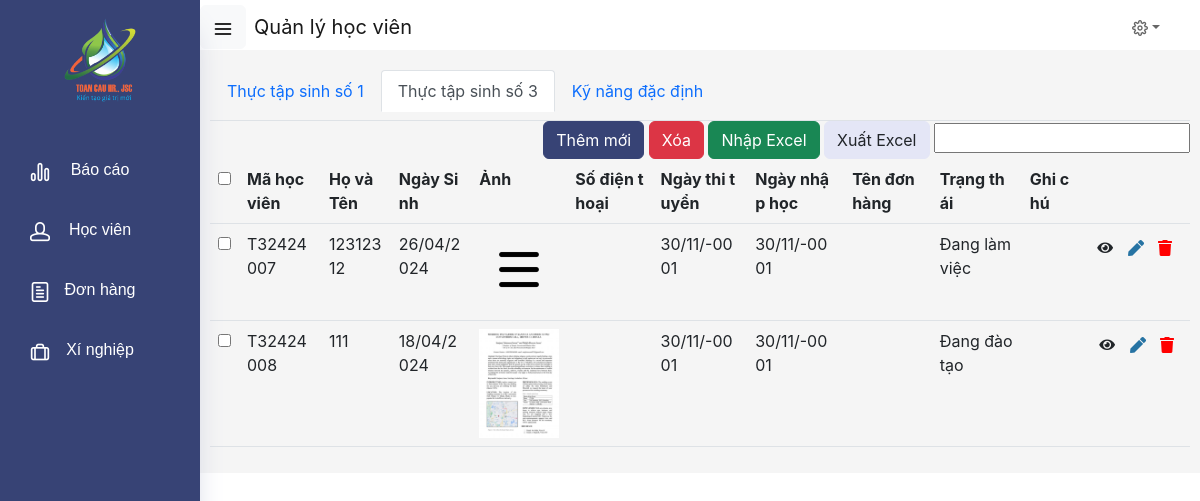
Screenshot of /index.php?type=3 (signed in) with the database file from the repository.
### tables this page shows
CREATE TABLE `student` (
  `mhv` varchar(9) NOT NULL,
  `ho_ten` varchar(50) DEFAULT NULL,
  `ngay_sinh` date DEFAULT NULL,
  `gioi_tinh` varchar(5) NOT NULL,
  `file_anh` varchar(200) NOT NULL,
  `ho_chieu` varchar(8) DEFAULT NULL,
  `CCCD` varchar(12) DEFAULT NULL,
  `ho_khau` varchar(100) NOT NULL,
  `que_quan` varchar(50) DEFAULT NULL,
  `ng_bao_lanh` varchar(20) NOT NULL,
  `sdt` varchar(10) DEFAULT NULL,
  `ngay_thi` date DEFAULT NULL,
  `co_quan` varchar(50) DEFAULT NULL,
  `ngay_DKXC` date DEFAULT NULL,
  `ngayXC` date DEFAULT NULL,
  `dukien_venuoc` date DEFAULT NULL,
  `nganh_nghe` varchar(50) DEFAULT NULL,
  `xi_nghiep` varchar(50) DEFAULT NULL,
  `nghiep_doan` varchar(50) DEFAULT NULL,
  `noi_lam_viec` varchar(50) DEFAULT NULL,
  `note` varchar(200) DEFAULT NULL,
  `type_hv` varchar(2) NOT NULL,
  `ngay_nhaphoc` date NOT NULL,
  `order_name` varchar(20) NOT NULL,
  `status` varchar(20) NOT NULL
);

### modules/hocvien/danhsachtt3.php (the view, shortened to what this page needs)
<?php
include 'config.php';
$res = mysqli_query($mysqli, "SELECT * FROM student WHERE type_hv='3' ORDER BY CONCAT(SUBSTRING(mhv, 1, 2), SUBSTRING(mhv, -3)) ASC;");
if ($res === false) {
    echo "Error: " . mysqli_error($mysqli);
} else {
    ?>
    <div class="loai_hv">
        <ul class="nav nav-tabs">
            <li class="nav-item">
                <a class="nav-link" href="?type=1">Thực tập sinh số 1</a>
            </li>
            <li class="nav-item">
                <a class="nav-link active" href="?type=3">Thực tập sinh số 3</a>
            </li>
            <li class="nav-item">
                <a class="nav-link" href="?type=dd">Kỹ năng đặc định</a>
            </li>
        </ul>
    </div>
    <div class="function" style="text-align: right;">
        <a href="?function=them"><button class="btn btn-primary btn-add" >Thêm mới</button></a>
        <a href="javascript:void(0)" onclick="delete_all()"><button class="btn btn-danger">Xóa</button></a>
        <a href="javascript:void(0)" onclick="import()"><button class="btn btn-success">Nhập Excel</button></a>
        <a href="javascript:void(0)" onclick="xuatfile()"><button class="btn btn-secondary">Xuất Excel</button></a>
        <input type="text" class="search">
    </div>
    <div class="content">
    <div class="table-container" style="max-height: 500px; overflow: auto;">
            <form method="post" id="frm">
                <table class="table">
                    <tr>
                        <th><input type="checkbox" onclick="select_all()" id="select-all-checkbox"/></th>
                        <th>Mã học viên</th>
                        <th>Họ và Tên</th>
                        <th>Ngày Sinh</th>
                        <th>Ảnh</th>
                        <th>Số điện thoại</th>
                        <th>Ngày thi tuyển</th>
                        <th>Ngày nhập học</th>
                        <th>Tên đơn hàng</th>
                        <th>Trạng thái</th>
                        <th>Ghi chú</th>
                        <th></th>
                    </tr>
                    <?php
                    while ($row = mysqli_fetch_assoc($res)) {
                        ?>
                        <tr id="box<?php echo $row['mhv']?>">
                            <td><input type="checkbox" id="<?php echo $row['mhv']?>" name="checkbox[]" value="<?php echo $row['mhv']?>"/></td>
                            <td><?php echo $row['mhv'] ?></td>
                            <td><?php echo $row['ho_ten'] ?></td>
                            <td><?php echo date('d/m/Y', strtotime($row['ngay_sinh'])) ?></td>
                            <td><?php
                            $anh_path = $row['file_anh'];
                            $target_dir = "modules/hocvien/anhhv/";
                            $target_file = $target_dir.$anh_path;
                            echo "<img src='".$target_file."' width='80px'>" ?></td>
                            <td><?php echo $row['sdt'] ?></td>
                            <td><?php echo date('d/m/Y', strtotime($row['ngay_thi'])) ?></td>
                            <td><?php echo date('d/m/Y', strtotime($row['ngay_nhaphoc'])) ?></td>
                            <td><?php echo $row['order_name'] ?></td>
                            <td><?php echo $row['status'] ?></td>
                            <td><?php echo $row['note'] ?></td>
                            <td>
                            <div style="display:flex" class="action-buttons">
                                <a href="index.php?action=view&mhv=<?php echo $row['mhv']; ?>" class="view" style="text-decoration: none;">
                                    <span class="btn btn-sm"><i class="fas fa-eye"></i></span>
                                </a>
                                <form action="?edit=sua&mhv=<?php echo $row['mhv']; ?>" method="GET">
                                    <button class="sua" style="border: none; background: none; color: inherit;"><i class="fas fa-pen edit"></i></button>
                                </form>
                                <form action="modules/hocvien/delete.php" method="POST">
                                    <button type="submit" class="xoa" style="border: none; background: none; color: inherit;"><i class="fas fa-trash trash"></i></button>
                                </form>
                            </div>
                            </td>
                        </tr>
                        <?php
                    }
                    ?>
                </table>
            </form>
        </div>
    </div>
    <?php
}
?>

### index.php (shortened to what this page needs)
<!DOCTYPE html>
<html lang="vi">
<head>
  <link rel="stylesheet" href="https://cdnjs.cloudflare.com/ajax/libs/font-awesome/5.15.4/css/all.min.css">
  <link href= "https://cdn.jsdelivr.net/npm/bootstrap@5.2.3/dist/css/bootstrap.min.css" rel="stylesheet">
  <link rel="stylesheet" href="vendors/feather/feather.css">
  <link rel="stylesheet" href="vendors/base/base.css">
  <link rel="stylesheet" href="css/style.css">
  <link rel="stylesheet" href="css/main.css">
</head>
<body>
    <?php
    if(isset($_SESSION['login']))
        include 'trangquanly.php';
?>
</body>
</html>

### trangquanly.php (shortened to what this page needs)
<body class="d-flex flex-column h-100">
<?php
            $pageTitle = '';
            if(isset($_GET['chucnang'])) {
                $chucnang = $_GET['chucnang'];
                switch($chucnang) {
                    case 'hocvien':
                        $pageTitle = 'Quản lý học viên';
                        break;
                    case 'donhang':
                        $pageTitle = 'Quản lý đơn hàng';
                        break;
                    case 'xinghiep':
                        $pageTitle = 'Quản lý xí nghiệp';
                        break;
                    case 'dashboard':
                        $pageTitle = 'Bảng điều khiển';
                        break;
                }
            }
            else if(isset($_GET['type'])) {
                        $pageTitle = 'Quản lý học viên';
            }
        ?>
<main role="main" class="flex-shrink-0 d-flex" style="height: 100%;">
    <div class="container-fluid h-100 d-flex" style="height: 100%;">
        <div class="sidebar" id="sidebar">
                            <div class="panel panel-body">
                                <div class="list-group">
                                    <ul class="logo-container"><img class="logo" src="images/logo TVC.png" alt="logo"/></ul>
                                    <ul class="list-group">
                                    <li class="list-group-item d-flex justify-content-center align-items-center" style="white-space: nowrap; overflow: hidden;">
                                            <form class="" method="get" action="#">
                                                <button class="bt" style="width: 100%; display: flex; align-items: center; border: none; background: none; color: inherit;" type="submit">
                                                <i class="icon-bar-graph-2 menu-icon" style="font-size: 20px; margin-right: 10px; vertical-align: middle; color:white"></i>
                                                    <span class="item" style="color: white;">Báo cáo</span>
                                                </button>
                                            </form>
                                    </li>
                                    <li class="list-group-item d-flex justify-content-center align-items-center" style="white-space: nowrap;">
                                        <form class="" method="get" action="#">
                                            <button class="bt" style="width: 100%; display: flex; align-items: center; border: none; background: none; color: inherit;" type="submit">
                                                <i class="icon-head menu-icon" style="font-size: 20px; margin-right: 10px; vertical-align: middle; color:white"></i>
                                                <span class="menu-title" style="color: white;">Học viên</span>
                                            </button>
                                        </form>
                                    </li>
                                    <li class="list-group-item d-flex justify-content-center align-items-center" style="white-space: nowrap; overflow: hidden;">
                                    <form class="" method="get" action="#">
                                        <button class="bt" style="width: 100%; display: flex; align-items: center; border: none; background: none; color: inherit;" type="submit">
                                        <i class="icon-paper menu-icon" style="font-size: 20px; margin-right: 10px; vertical-align: middle; color:white"></i>
                                            <span class="menu-title" style="color: white;">Đơn hàng</span>
                                        </button>
                                    </form>
                                    </li>
                                    <li class="list-group-item d-flex justify-content-center align-items-center" style="white-space: nowrap; overflow: hidden;">
                                    <form class="" method="get" action="#">
                                        <button class="bt" style="width: 100%; display: flex; align-items: center; border: none; background: none; color: inherit;" type="submit">
                                        <i class="icon-briefcase menu-icon" style="font-size: 20px; margin-right: 10px; vertical-align: middle; color:white"></i>
                                            <span class="menu-title" style="color: white;">Xí nghiệp</span>
                                        </button>
                                    </form>
                                    </li>
                                    </ul>
                                </div>
                            </div>
                        </div>
                        <div class="main-content flex-grow-1" style="overflow: auto;">
                            <div>
                                <nav class="navbar">
                                <div class="navbar-brand d-flex align-items-center">
                                    <button class="btn btn-light mr-2" id="icon-menu" type="button">
                                        <span class="icon-menu"></span>
                                    </button>
                                    <span class="navbar-brand page-title"><?php echo $pageTitle; ?></span>
                                </div>
                                <div class="nav-item dropdown d-flex mr-4">
                                    <a class="nav-link count-indicator dropdown-toggle d-flex align-items-center justify-content-center" id="notificationDropdown" href="#" data-toggle="dropdown">
                                        <i class="icon-cog"></i>
                                    </a>
                                </div>
                                </nav>
                            </div>
                            <nav class="site-index" style="overflow: auto;">
                                <?php
                                if(isset($_GET['type'])) {
                                $type = $_GET['type'];
                                switch($type) {
                                    case 3:
                                        include 'modules/hocvien/danhsachtt3.php';
                                        break;
                                }
                                    }
                                ?>
                            </nav>
                        </div>
            </div>
</main>

### css/main.css (style rules this page uses)
.list-group { padding: 0; }
.bt { display: flex; align-items: center; }
.site-index { flex: 1; word-wrap: break-word; word-break: break-all; overflow-y: auto; max-height: 100vh; height: calc(100%-50px); padding: 10px; background-color: #f5f5f5; }
.table-container { position: relative; max-height: 500px; overflow-y: auto; }
.sidebar { flex-shrink: 0; width: 200px; overflow-y: auto; max-height: 100vh; transition: width 0.5s; overflow-x: hidden; height: 800px; }
.bt i { position: absolute; left: 30px; top: 50%; transform: translateY(-50%); font-size: 20px; }
.bt span { opacity: 1; transition: opacity 0.3s ease; }
.logo-container { text-align: center; margin-bottom: 20px; transition: width 0.5s; }
.container-fluid { display: flex; height: 100%; padding: 0; }
.navbar { padding: 0; height: 50px; width: 100%; }
.main-content { width: calc(100% - 200px); height: 740px; float: left; margin: 0; transition: width 0.3s ease; }
.list-group-item { background-color: transparent; border: none; height: 60px; text-align: center; padding: 0; white-space: nowrap; }
.item { white-space: nowrap; }
.logo { height: 100px; transition: width 0.5s ease; }
.sidebar { background: #374375; width: 200px; }
.bt { align-items: center; text-decoration: none; color: white; }
ul { padding: 10px; }
.trash { color: red; }
.edit { color: rgb(38, 115, 163); }
.action-buttons { display: flex; align-items: center; }
.action-buttons form { margin-right: 2px; }

### rows the page displays
student: mhv "T32424007", ho_ten "12312312", ngay_sinh "26/04/2024", file_anh (picture), ngay_thi "30/11/-0001", ngay_nhaphoc "30/11/-0001", status "Đang làm việc"
student: mhv "T32424008", ho_ten "111", ngay_sinh "18/04/2024", file_anh (picture), ngay_thi "30/11/-0001", ngay_nhaphoc "30/11/-0001", status "Đang đào tạo"

### other values shown
$pageTitle "Quản lý học viên"
